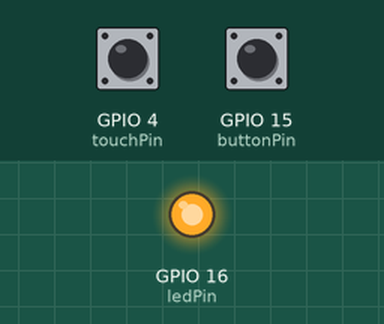
This sketch was run on a simulated ESP32. Shown: output pins drawn as LEDs (lit = HIGH). Dashed ring = blinking. Inputs (shaded band) come from the test bench; at power-on: GPIO 15 (buttonPin) HIGH, GPIO 4 (touchPin) HIGH. What the sketch prints to the serial monitor is not drawn.

Above: at 2.2 s.
2.3 s: GPIO 15 (buttonPin) pulled LOW for 0.15 s
At 2.37 s:
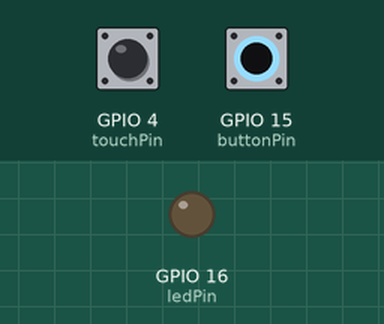
3.9 s: GPIO 15 (buttonPin) pulled LOW for 3.2 s
At 8.3 s:
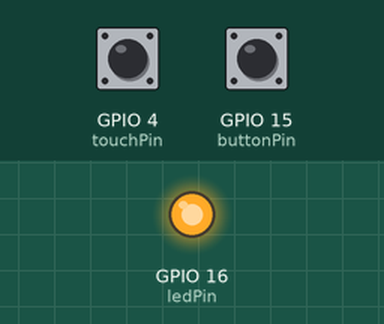
8.6 s: GPIO 15 (buttonPin) pulsed LOW 2 times (0.12 s each, 0.3 s apart)
At 8.81 s:
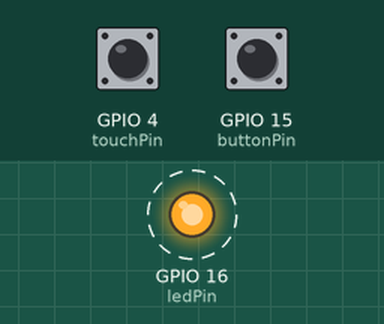
Timing chart, 0 to 11.6 s (numbered marks = the images above; inputs shaded):
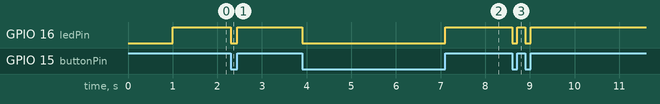

Measured:
- after the input at 2.3 s, GPIO 16 (ledPin): HIGH → LOW at once, → HIGH 0.15 s later
- after the input at 3.9 s, GPIO 16 (ledPin): HIGH → LOW at once, → HIGH 3.2 s later
- after the input at 8.6 s, GPIO 16 (ledPin): alternates HIGH for 0.18 s and LOW for 0.12 s, 4 changes in all, then stays HIGH, starting at once

The sketch:

Task03-Step_A.ino
```cpp
//set pin numbers
const int touchPin = 4;
const int ledPin = 16;
const int buttonPin = 15;
//change with your threshold value
const int threshold = 20;
//variable for storing the touch pin value
int touchValue;
int buttonState = 0;

void setup(){
  Serial.begin(115200);
  delay(1000);  //time to bring up serial monitor
  pinMode(buttonPin, INPUT);
  pinMode(ledPin, OUTPUT);
}

void loop(){
  buttonState = digitalRead(buttonPin);
  //read the touch value
  touchValue = touchRead(touchPin);
  //check if the touchValue below the threshold
  //if it is, set ledPin to HIGH
  if(touchValue>=threshold and buttonState == LOW){
    //turn LED off
    digitalWrite(ledPin, LOW);
    Serial.println("LED off");
  }
  else{
    //turn LED on
    digitalWrite(ledPin, HIGH);
    Serial.println("LED on");
  }
}
```
